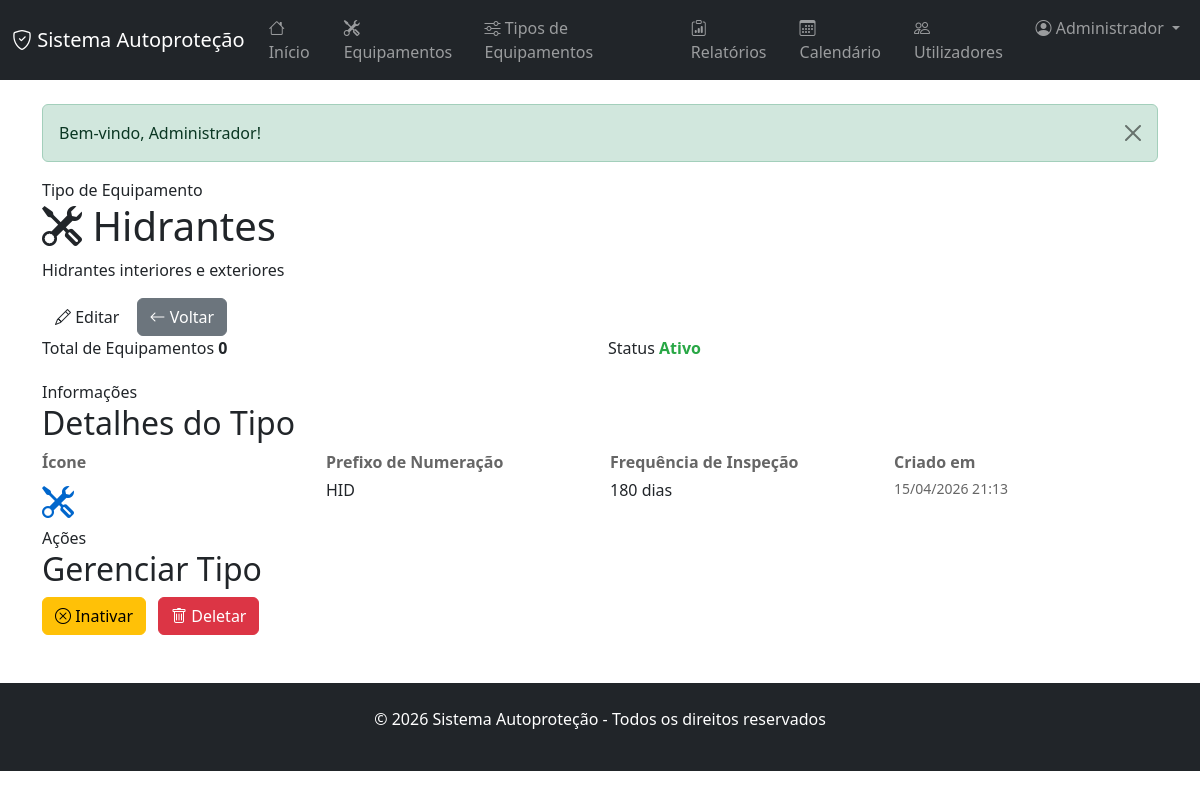
Screenshot of /index.php?controler=tipo_equipamento&acao=ver&id=2 (signed in) with the database file from the repository.
### tables this page shows
CREATE TABLE IF NOT EXISTS tipos_equipamentos (
    id INT AUTO_INCREMENT PRIMARY KEY,
    nome VARCHAR(100) NOT NULL,
    descricao TEXT,
    icone VARCHAR(50),
    prefixo_numeracao VARCHAR(20) COMMENT 'Prefixo para numeração dos equipamentos, ex: EXT, HID, LUM',
    proximo_numero INT DEFAULT 1 COMMENT 'Próximo número sequencial do tipo de equipamento',
    frequencia_inspecao INT COMMENT 'Frequência em dias',
    ativo BOOLEAN DEFAULT TRUE,
    data_criacao TIMESTAMP DEFAULT CURRENT_TIMESTAMP,
    UNIQUE KEY uk_tipo_nome (nome),
    INDEX idx_ativo (ativo)
);

### app/core/View.php (called while the page is built, shortened)
<?php
class View {
    public static function render($view, array $data = []) {
        $viewPath = APP_PATH . DIRECTORY_SEPARATOR . 'views' . DIRECTORY_SEPARATOR . str_replace('/', DIRECTORY_SEPARATOR, $view) . '.php';
        extract($data, EXTR_SKIP);
        require $viewPath;
        require APP_PATH . DIRECTORY_SEPARATOR . 'views' . DIRECTORY_SEPARATOR . 'layouts' . DIRECTORY_SEPARATOR . 'main.php';
    }
}

### app/core/Controller.php (called while the page is built, shortened)
<?php
abstract class Controller {
    protected function render($view, array $data = []) {
        View::render($view, $data);
    }
}

### app/controllers/TipoEquipamentoController.php (called while the page is built, shortened)
<?php
class TipoEquipamentoController extends Controller {
    private $tipoEquipamento;
    public function __construct() {
        $this->tipoEquipamento = new TipoEquipamento();
    }
    public function ver($id) {
        $tipo = $this->tipoEquipamento->getById($id);
        $totalEquipamentos = $this->tipoEquipamento->getContagemEquipamentos($id);
        $this->render('tipos_equipamentos/ver', compact('tipo', 'totalEquipamentos'));
    }
}

### app/core/Application.php (called while the page is built, shortened)
<?php
class Application {
    public function run() {
        $router = new Router();
        $route = $router->resolve($_GET);
        $this->dispatch($route);
    }
    private function registerAutoloader() {
        spl_autoload_register(function ($class) {
            $directories = [
                APP_PATH . DIRECTORY_SEPARATOR . 'core',
                APP_PATH . DIRECTORY_SEPARATOR . 'models',
                APP_PATH . DIRECTORY_SEPARATOR . 'controllers',
            ];
            foreach ($directories as $directory) {
                $file = $directory . DIRECTORY_SEPARATOR . $class . '.php';
                if (file_exists($file)) {
                    return;
                }
            }
        });
    }
    private function dispatch($route) {
        try {
            $controller = new $route['controller']();
            call_user_func_array([$controller, $route['action']], $route['params']);
        } catch (Throwable $exception) {
            $this->handleException($exception);
        }
    }
}

### public/index.php (called while the page is built)
<?php
require_once dirname(__DIR__) . DIRECTORY_SEPARATOR . 'app' . DIRECTORY_SEPARATOR . 'core' . DIRECTORY_SEPARATOR . 'Application.php';
$application = new Application();
$application->run();

### app/models/TipoEquipamento.php (called while the page is built, shortened)
<?php
class TipoEquipamento {
    private $db;
    private $table = 'tipos_equipamentos';
    public function __construct() {
        $this->db = new Database();
    }
    public function getById($id) {
        $id = (int)$id;
        $query = "SELECT * FROM {$this->table} WHERE id = {$id}";
        $resultado = $this->db->query($query);
        if ($resultado && $resultado->num_rows > 0) {
            return $resultado->fetch_assoc();
        }
        return null;
    }
    public function getContagemEquipamentos($id) {
        $id = (int)$id;
        $query = "SELECT COUNT(*) as total FROM equipamentos WHERE tipo_equipamento_id = {$id}";
        $resultado = $this->db->query($query);
        $row = $resultado->fetch_assoc();
        return (int)$row['total'];
    }
}

### app/models/Database.php (called while the page is built, shortened)
<?php
class Database {
    private $conexao;
    private $host;
    private $port;
    private $user;
    private $password;
    private $dbname;
    public function __construct() {
        $config = require CONFIG_PATH . DIRECTORY_SEPARATOR . 'database.php';
        $this->host = $config['host'];
        $this->port = $config['port'] ?? 3306;
        $this->user = $config['user'];
        $this->password = $config['password'];
        $this->dbname = $config['dbname'];
    }
    private function conectar() {
        try {
            $connection = new mysqli(
                $this->host,
                $this->user,
                $this->password,
                $this->dbname,
                (int)$this->port
            );
            $connection->set_charset("utf8mb4");
            $this->conexao = $connection;
        } catch (Exception $e) {
            die('Erro de conexão com a base de dados: ' . $e->getMessage());
        }
    }
    public function query($query) {
        return $this->conexao->query($query);
    }
}

### app/views/tipos_equipamentos/ver.php (the view, shortened to what this page needs)
<?php
$tipo = $tipo ?? [];
$nome = htmlspecialchars($tipo['nome'] ?? '', ENT_QUOTES, 'UTF-8');
$descricao = htmlspecialchars($tipo['descricao'] ?? '', ENT_QUOTES, 'UTF-8');
$icone = htmlspecialchars($tipo['icone'] ?? 'bi-tools', ENT_QUOTES, 'UTF-8');
$prefixo = htmlspecialchars($tipo['prefixo_numeracao'] ?? '', ENT_QUOTES, 'UTF-8');
$frequencia = (int)($tipo['frequencia_inspecao'] ?? 0);
$ativo = (bool)($tipo['ativo'] ?? true);
$totalEquipamentos = (int)($totalEquipamentos ?? 0);
?>
<section class="page-shell page-shell--narrow tipo-equipamento-ver-page">
    <header class="page-hero compact">
        <div>
            <span class="page-hero__eyebrow">Tipo de Equipamento</span>
            <h1>
                <i class="bi <?php echo $icone; ?>"></i>
                <?php echo $nome; ?>
            </h1>
            <?php if ($descricao): ?>
                <p><?php echo $descricao; ?></p>
            <?php endif; ?>
        </div>
        <div class="page-hero__actions">
            <a href="index.php?controler=tipo_equipamento&acao=editar&id=<?php echo (int)$tipo['id']; ?>" class="btn btn-dashboard-primary">
                <i class="bi bi-pencil"></i>
                Editar
            </a>
            <a href="index.php?controler=tipo_equipamento&acao=listar" class="btn btn-secondary">
                <i class="bi bi-arrow-left"></i>
                Voltar
            </a>
        </div>
    </header>
    <div style="display: grid; grid-template-columns: 1fr 1fr; gap: 16px; margin-bottom: 20px;">
        <section class="mini-stats-grid">
            <article class="mini-stat-card">
                <span>Total de Equipamentos</span>
                <strong><?php echo $totalEquipamentos; ?></strong>
            </article>
        </section>
        <section class="mini-stats-grid">
            <article class="mini-stat-card">
                <span>Status</span>
                <strong style="color: <?php echo $ativo ? '#28a745' : '#dc3545'; ?>;">
                    <?php echo $ativo ? 'Ativo' : 'Inativo'; ?>
                </strong>
            </article>
        </section>
    </div>
    <section class="panel-surface">
        <div class="panel-surface__header">
            <span class="panel-surface__eyebrow">Informações</span>
            <h2>Detalhes do Tipo</h2>
        </div>
        <div style="display: grid; grid-template-columns: repeat(auto-fit, minmax(200px, 1fr)); gap: 20px;">
            <div>
                <label style="display: block; font-weight: 600; margin-bottom: 4px; color: #666;">Ícone</label>
                <div style="font-size: 32px; color: #0066cc;">
                    <i class="bi <?php echo $icone; ?>"></i>
                </div>
            </div>
            <?php if ($prefixo): ?>
                <div>
                    <label style="display: block; font-weight: 600; margin-bottom: 4px; color: #666;">Prefixo de Numeração</label>
                    <p style="margin: 0; font-size: 16px;"><?php echo $prefixo; ?></p>
                </div>
            <?php endif; ?>
            <?php if ($frequencia > 0): ?>
                <div>
                    <label style="display: block; font-weight: 600; margin-bottom: 4px; color: #666;">Frequência de Inspeção</label>
                    <p style="margin: 0; font-size: 16px;"><?php echo $frequencia; ?> dias</p>
                </div>
            <?php endif; ?>
            <?php if ($tipo['data_criacao']): ?>
                <div>
                    <label style="display: block; font-weight: 600; margin-bottom: 4px; color: #666;">Criado em</label>
                    <p style="margin: 0; font-size: 14px; color: #666;">
                        <?php echo date('d/m/Y H:i', strtotime($tipo['data_criacao'])); ?>
                    </p>
                </div>
            <?php endif; ?>
        </div>
    </section>
    <section class="panel-surface">
        <div class="panel-surface__header">
            <span class="panel-surface__eyebrow">Ações</span>
            <h2>Gerenciar Tipo</h2>
        </div>
        <div style="display: flex; gap: 12px; flex-wrap: wrap;">
            <a href="index.php?controler=tipo_equipamento&acao=toggleAtivo&id=<?php echo (int)$tipo['id']; ?>"
               class="btn <?php echo $ativo ? 'btn-warning' : 'btn-success'; ?>"
               onclick="return confirm('Tem a certeza que deseja <?php echo $ativo ? 'inativar' : 'ativar'; ?> este tipo?');">
                <i class="bi <?php echo $ativo ? 'bi-x-circle' : 'bi-check-circle'; ?>"></i>
                <?php echo $ativo ? 'Inativar' : 'Ativar'; ?>
            </a>
            <?php if ($totalEquipamentos === 0): ?>
                <a href="index.php?controler=tipo_equipamento&acao=deletar&id=<?php echo (int)$tipo['id']; ?>"
                   class="btn btn-danger"
                   onclick="return confirm('Tem a certeza que deseja deletar este tipo? Esta ação não pode ser desfeita.');">
                    <i class="bi bi-trash"></i>
                    Deletar
                </a>
            <?php endif; ?>
        </div>
    </section>
</section>

### rows the page displays
tipos_equipamentos: nome "Hidrantes", descricao "Hidrantes interiores e exteriores", prefixo_numeracao "HID", frequencia_inspecao "180", data_criacao "15/04/2026 21:13"

### other values shown
APP_NAME "Sistema Autoproteção"
$_SESSION['utilizador_nome'] "Administrador"
$_SESSION['mensagem'] "Bem-vindo, Administrador!"
$totalEquipamentos "0"
